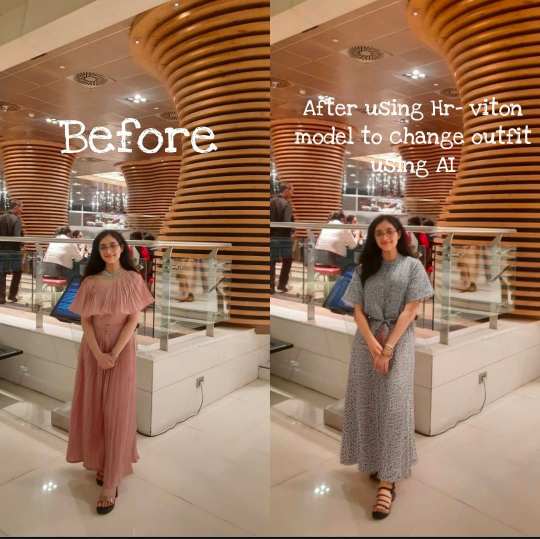
#> input picture pic3.jpg, 1080 x 1078 px, given in place of origin_web.jpg, which was not available (shown at 1/2 size)
$ python main.py
#> lines starting #> are read from the running program, lines starting #| are printed output that depends on the picture; pictures that were not available may be replaced by others from this repository, and a replacement may not be noted
import os, sys
import cv2
from PIL import Image
import numpy as np
import glob
import warnings
import argparse
from cloths_segmentation.pre_trained_models import create_model

if __name__ == '__main__':
    parser = argparse.ArgumentParser()
    parser.add_argument('--background', type=bool, default=True, help='Define removing background or not')
    opt = parser.parse_args()

    # Read input image
    img=cv2.imread("./static/origin_web.jpg")
#> img is the input picture: shape (1078, 1080, 3); mean B, G, R 94.4, 118.9, 154.2
    ori_img=cv2.resize(img,(768,1024))
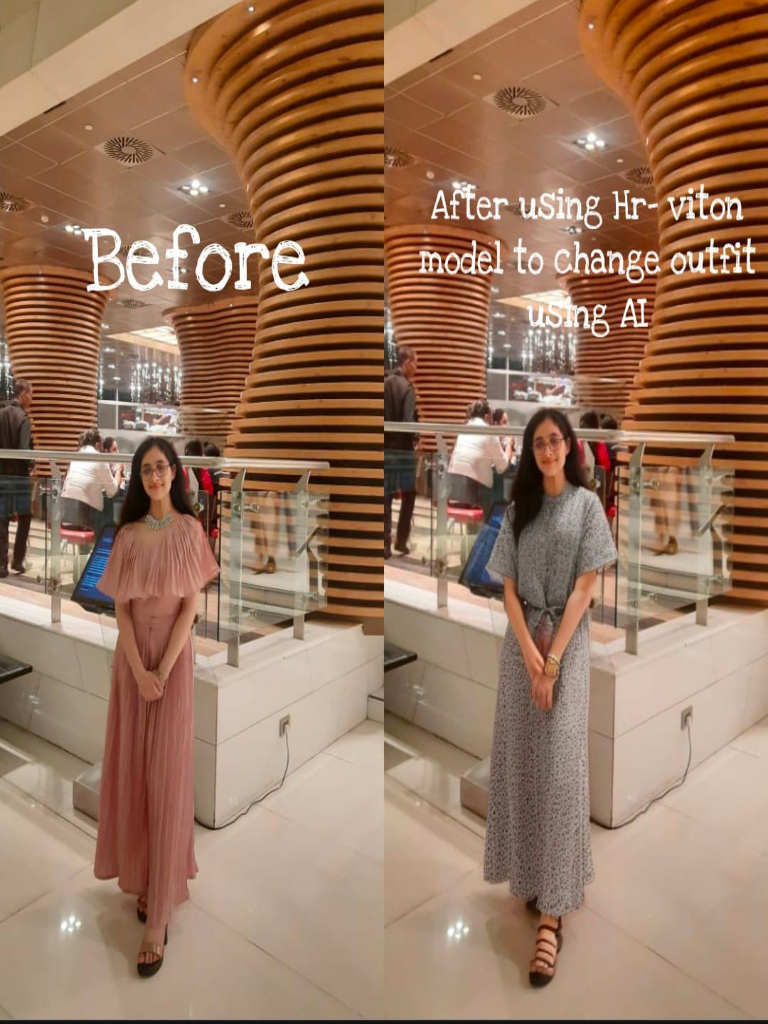
#> ori_img: shape (1024, 768, 3); mean B, G, R 94.3, 118.8, 154.1
    cv2.imwrite("./origin.jpg",ori_img)

    # Resize input image
    img=cv2.imread('origin.jpg')
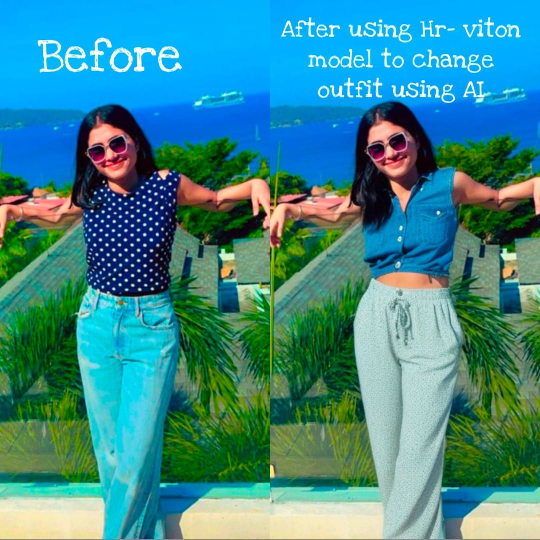
#> input picture pic1.jpg, 1080 x 1079 px, given in place of origin.jpg, which was not available (shown at 1/2 size)
#> img is the input picture: shape (1079, 1080, 3); mean B, G, R 140.3, 136.9, 59.9
    img=cv2.resize(img,(384,512))
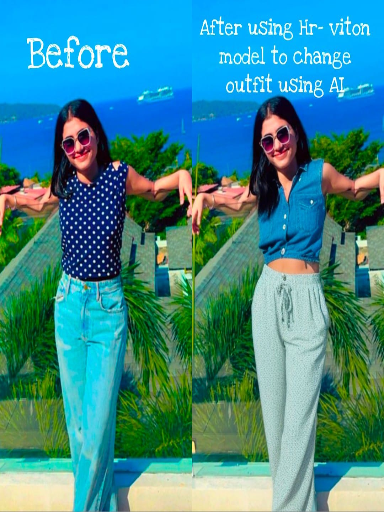
#> img: shape (512, 384, 3); mean B, G, R 140.2, 136.8, 59.8
    cv2.imwrite('resized_img.jpg',img)

    # Get mask of cloth
    print("Get mask of cloth\n")
    terminnal_command = "python get_cloth_mask.py"
    os.system(terminnal_command)

    # Get openpose coordinate using posenet
    print("Get openpose coordinate using posenet\n")
    terminnal_command = "python posenet.py"
    os.system(terminnal_command)

    # Generate semantic segmentation using Graphonomy-Master library
    print("Generate semantic segmentation using Graphonomy-Master library\n")
    os.chdir("./Graphonomy-master")
    os.chdir("../")

    # Remove background image using semantic segmentation mask
    mask_img=cv2.imread('./resized_segmentation_img.png',cv2.IMREAD_GRAYSCALE)
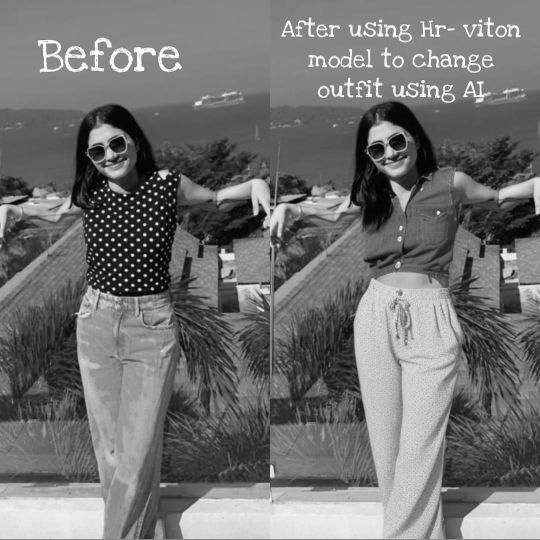
#> mask_img: shape (1079, 1080) (shown at 1/2 size); min 0, max 255, mean 114.2
    mask_img=cv2.resize(mask_img,(768,1024))
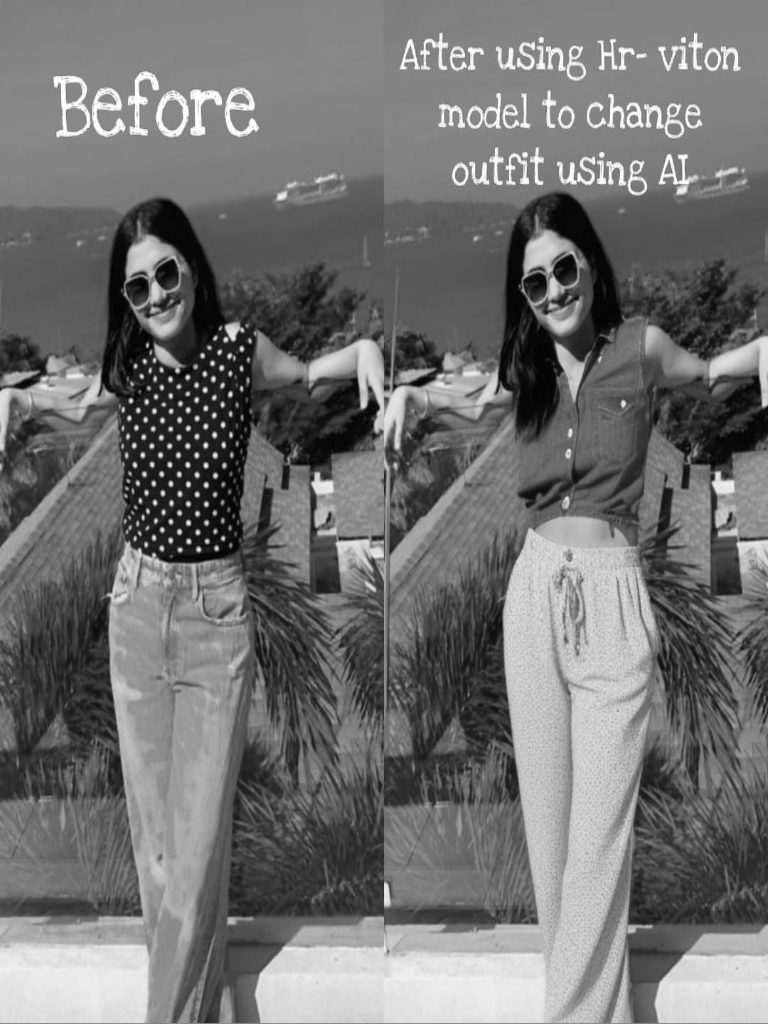
#> mask_img: shape (1024, 768); min 0, max 255, mean 114.1
    k = cv2.getStructuringElement(cv2.MORPH_RECT, (3,3))
    mask_img = cv2.erode(mask_img, k)
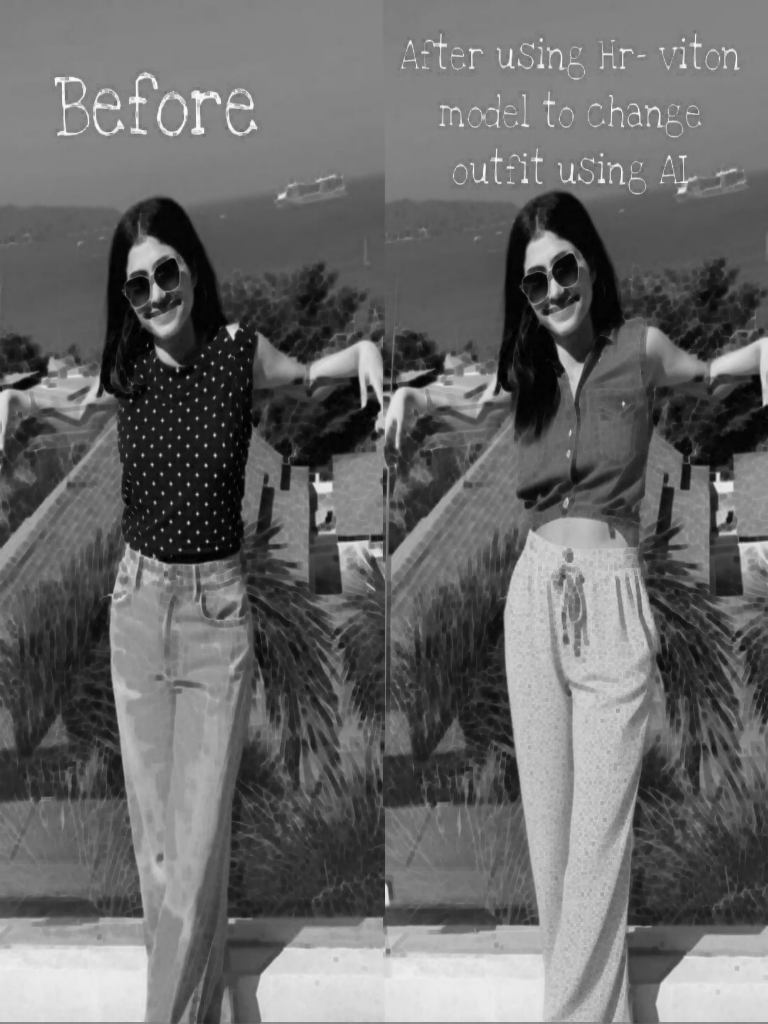
#> mask_img: shape (1024, 768); min 0, max 251, mean 105
    img_seg=cv2.bitwise_and(ori_img,ori_img,mask=mask_img)
    back_ground=ori_img-img_seg
    img_seg=np.where(img_seg==0,215,img_seg)
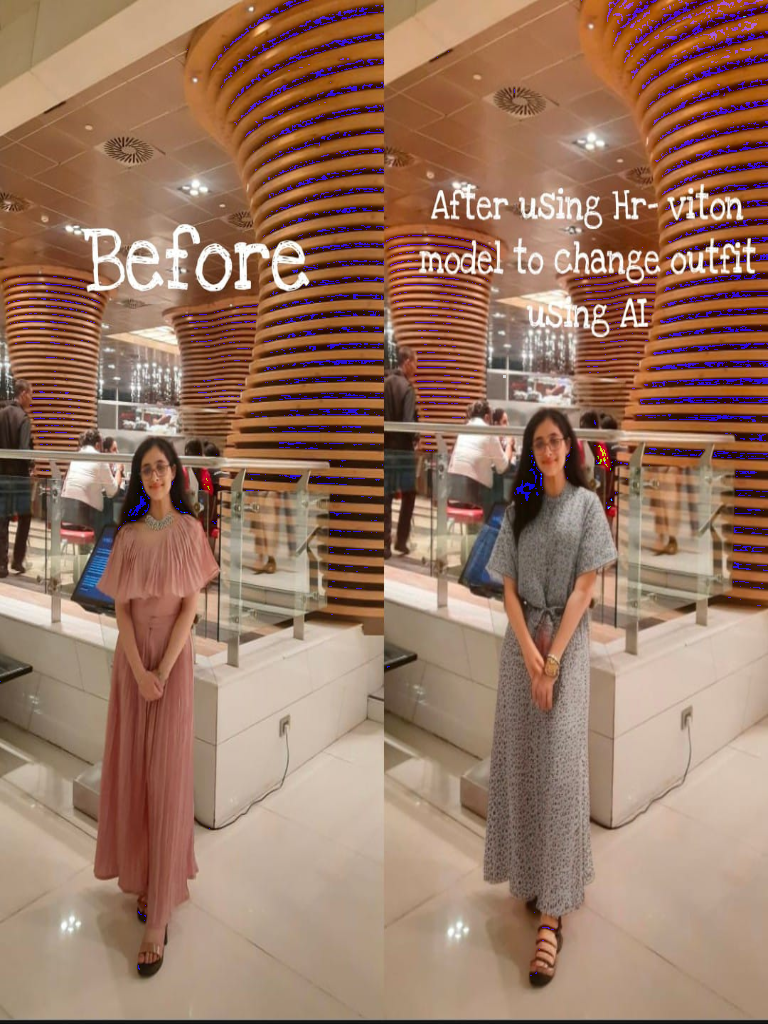
#> img_seg: shape (1024, 768, 3); mean B, G, R 98.5, 118.8, 154.1
    cv2.imwrite("./seg_img.png",img_seg)
    img=cv2.resize(img_seg,(768,1024))
    cv2.imwrite('./HR-VITON-main/test/test/image/00001_00.jpg',img)

    # Generate grayscale semantic segmentation image
    terminnal_command ="python get_seg_grayscale.py"
    os.system(terminnal_command)

    # Generate Densepose image using detectron2 library
    print("\nGenerate Densepose image using detectron2 library\n")
    terminnal_command ="python detectron2/projects/DensePose/apply_net.py dump detectron2/projects/DensePose/configs/densepose_rcnn_R_50_FPN_s1x.yaml \
    https://dl.fbaipublicfiles.com/densepose/densepose_rcnn_R_50_FPN_s1x/165712039/model_final_162be9.pkl \
    origin.jpg --output output.pkl -v"
    os.system(terminnal_command)
    terminnal_command ="python get_densepose.py"
    os.system(terminnal_command)

    # Run HR-VITON to generate final image
    print("\nRun HR-VITON to generate final image\n")
    os.chdir("./HR-VITON-main")
    terminnal_command = "python3 test_generator.py --cuda True --test_name test1 --tocg_checkpoint mtviton.pth --gpu_ids 0 --gen_checkpoint gen.pth --datasetting unpaired --data_list t2.txt --dataroot ./test"
    os.system(terminnal_command)

    # Add Background or Not
    l=glob.glob("./Output/*.png")

    # Add Background
    if opt.background:
        for i in l:
            img=cv2.imread(i)
            img=cv2.bitwise_and(img,img,mask=mask_img)
            img=img+back_ground
            cv2.imwrite(i,img)

    # Remove Background
    else:
        for i in l:
            img=cv2.imread(i)
            cv2.imwrite(i,img)

    os.chdir("../")
    cv2.imwrite("./static/finalimg.png", img)
